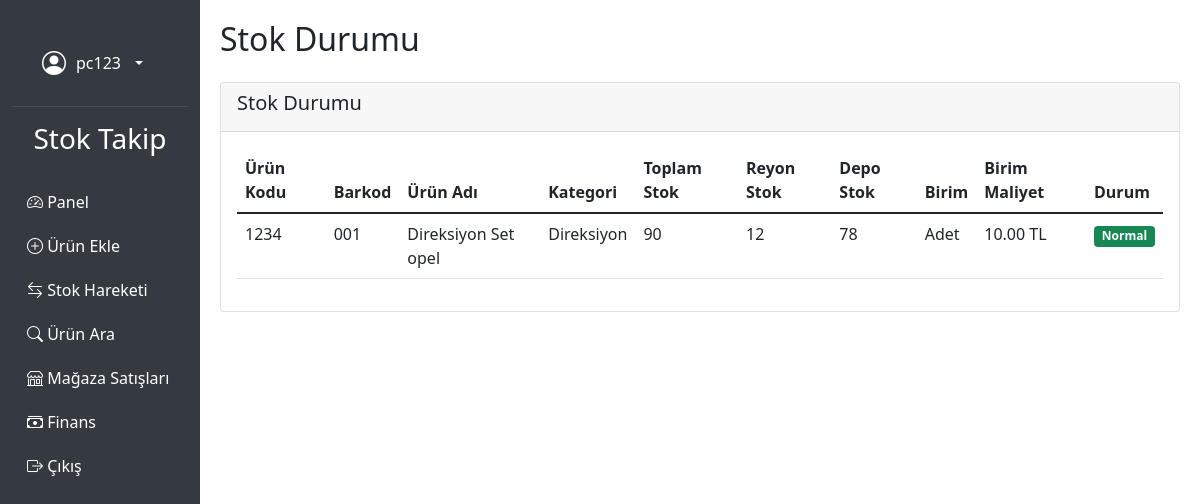
/dashboard (signed in), run on the app's committed database.
### database.py (models this page shows)
class AdminUser(UserMixin, db.Model):
    __tablename__ = 'admin'  # Veritabanındaki tablo adı aynı kalıyor
    id = db.Column(db.Integer, primary_key=True)
    username = db.Column(db.String(80), unique=True, nullable=False)
    password = db.Column(db.String(120), nullable=False)
    email = db.Column(db.String(120), unique=True, nullable=False)
    created_at = db.Column(db.DateTime, default=get_turkey_time)

class Product(db.Model):
    id = db.Column(db.Integer, primary_key=True)
    product_code = db.Column(db.String(50), nullable=False)  # Özel ürün numarası
    barcode = db.Column(db.String(50), nullable=False)  # Barkod numarası
    name = db.Column(db.String(100), nullable=False)
    description = db.Column(db.Text)
    quantity = db.Column(db.Integer, default=0)  # Toplam miktar
    reyon_quantity = db.Column(db.Integer, default=0)  # Reyondaki miktar
    depo_quantity = db.Column(db.Integer, default=0)  # Depodaki miktar
    unit = db.Column(db.String(20), nullable=False)  # Adet, kg, metre vb.
    category = db.Column(db.String(50))  # Ürün kategorisi
    minimum_stock_level = db.Column(db.Integer, default=10)  # Minimum stok seviyesi
    unit_cost = db.Column(db.Float, nullable=False)  # Birim maliyet
    created_at = db.Column(db.DateTime, default=get_turkey_time)
    updated_at = db.Column(db.DateTime, default=get_turkey_time, onupdate=get_turkey_time)
    admin_id = db.Column(db.Integer, db.ForeignKey('admin.id'), nullable=False)  # Kullanıcı ilişkisi
    __table_args__ = (
        db.UniqueConstraint('product_code', 'admin_id', name='uix_product_code_admin'),
        db.UniqueConstraint('barcode', 'admin_id', name='uix_barcode_admin'),
    )

### app.py (the view)
@app.route('/dashboard')
@login_required
def dashboard():
    products = Product.query.filter_by(admin_id=current_user.id).all()
    low_stock_products = []
    for p in products:
        if p.reyon_quantity <= p.minimum_stock_level or p.depo_quantity <= p.minimum_stock_level:
            low_stock_products.append(p)
    if low_stock_products:
        flash('Kritik stok seviyesi uyarısı! Bazı ürünlerin stok seviyesi minimum değerin altında.', 'warning sound-alert')
    return render_template('dashboard.html', products=products, low_stock_products=low_stock_products)

### app.py (called while the page is built)
@login_manager.user_loader
def load_user(user_id):
    return AdminUser.query.get(int(user_id))

### templates/dashboard.html (shortened to what this page needs)
{% extends "base.html" %}
{% block page_title %}Stok Durumu{% endblock %}
{% block content %}
<div class="row">
    <div class="col-md-12">
        <div class="card">
            <div class="card-header">
                <h5 class="card-title">Stok Durumu</h5>
            </div>
            <div class="card-body">
                <table class="table">
                    <thead>
                        <tr>
                            <th>Ürün Kodu</th>
                            <th>Barkod</th>
                            <th>Ürün Adı</th>
                            <th>Kategori</th>
                            <th>Toplam Stok</th>
                            <th>Reyon Stok</th>
                            <th>Depo Stok</th>
                            <th>Birim</th>
                            <th>Birim Maliyet</th>
                            <th>Durum</th>
                        </tr>
                    </thead>
                    <tbody>
                        {% for product in products %}
                        <tr {% if product.depo_quantity <= product.minimum_stock_level %}class="table-danger"{% endif %}>
                            <td>{{ product.product_code }}</td>
                            <td>{{ product.barcode }}</td>
                            <td>{{ product.name }}</td>
                            <td>{{ product.category }}</td>
                            <td>{{ product.quantity }}</td>
                            <td {% if product.reyon_quantity <= product.minimum_stock_level %}class="text-danger"{% endif %}>{{ product.reyon_quantity }}</td>
                            <td {% if product.depo_quantity <= product.minimum_stock_level %}class="text-danger"{% endif %}>{{ product.depo_quantity }}</td>
                            <td>{{ product.unit }}</td>
                            <td>{{ "%.2f"|format(product.unit_cost) }} TL</td>
                            <td>
                                {% if product.depo_quantity <= product.minimum_stock_level %}
                                <span class="badge bg-danger">Kritik Depo Stok</span>
                                {% elif product.reyon_quantity <= product.minimum_stock_level %}
                                <span class="badge bg-warning">Kritik Reyon Stok</span>
                                {% else %}
                                <span class="badge bg-success">Normal</span>
                                {% endif %}
                            </td>
                        </tr>
                        {% endfor %}
                    </tbody>
                </table>
            </div>
        </div>
    </div>
</div>
{% endblock %}

### templates/base.html (shortened to what this page needs)
<!DOCTYPE html>
<html lang="tr">
<head>
    <link href="https://cdn.jsdelivr.net/npm/bootstrap@5.1.3/dist/css/bootstrap.min.css" rel="stylesheet">
    <link href="https://cdn.jsdelivr.net/npm/bootstrap-icons@1.7.2/font/bootstrap-icons.css" rel="stylesheet">
    <link href="https://cdnjs.cloudflare.com/ajax/libs/toastr.js/latest/toastr.min.css" rel="stylesheet">
</head>
<body>
    <div class="container-fluid">
        <div class="row">
            <div class="col-md-2 sidebar">
                <div class="user-profile">
                    <div class="dropdown">
                        <a class="dropdown-toggle" href="#" role="button" id="userDropdown" data-bs-toggle="dropdown" aria-expanded="false">
                            <i class="bi bi-person-circle" style="font-size: 1.5em;"></i>
                            <span>{{ current_user.username }}</span>
                        </a>
                    </div>
                </div>
                <h3 class="text-white text-center mb-4">Stok Takip</h3>
                <nav>
                    <a href="{{ url_for('dashboard') }}"><i class="bi bi-speedometer2"></i> Panel</a>
                    <a href="{{ url_for('add_product') }}"><i class="bi bi-plus-circle"></i> Ürün Ekle</a>
                    <a href="{{ url_for('stock_movement') }}"><i class="bi bi-arrow-left-right"></i> Stok Hareketi</a>
                    <a href="{{ url_for('search_product') }}"><i class="bi bi-search"></i> Ürün Ara</a>
                    <a href="{{ url_for('store_sales') }}"><i class="bi bi-shop"></i> Mağaza Satışları</a>
                    <a href="{{ url_for('finance') }}"><i class="bi bi-cash-stack"></i> Finans</a>
                    <a href="{{ url_for('logout') }}"><i class="bi bi-box-arrow-right"></i> Çıkış</a>
                </nav>
            </div>
            <div class="col-md-10 content">
                <h2 class="mb-4">{% block page_title %}{% endblock %}</h2>
                {% block content %}{% endblock %}
            </div>
        </div>
    </div>
</body>
</html>

### templates/base.html (style rules this page uses)
.sidebar { min-height: 100vh; background-color: #343a40; padding-top: 20px; }
.sidebar a { color: white; text-decoration: none; padding: 10px 15px; display: block; }
.content { padding: 20px; }
.user-profile { padding: 15px; border-bottom: 1px solid rgba(255,255,255,0.1); margin-bottom: 15px; }
.user-profile .dropdown-toggle { color: white; text-decoration: none; display: flex; align-items: center; gap: 10px; }

### data on the page
AdminUser: username "pc123"
Product: product_code "1234", barcode "001", name "Direksiyon Set opel", category "Direksiyon", quantity "90", reyon_quantity "12", depo_quantity "78", unit "Adet", unit_cost "10.00", minimum_stock_level "Normal"
